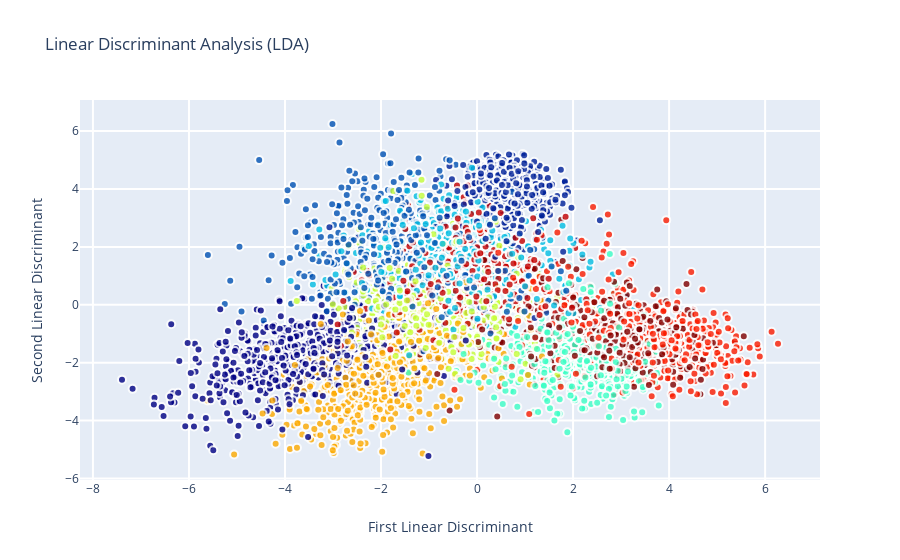

Notebook code for this chart:
### Markdown cell above
The syntax for the LDA implementation is very much akin to that of PCA whereby one calls the fit and transform methods which fits the LDA model with the data and then does a transformation by applying the LDA dimensionality reduction to it. However since LDA is a supervised learning algorithm , there is a second argument to the method that the user must provide and this would be the class labels, which in this case is the target labels of the digits.

#### Interactive visualisations of LDA representation¶

### Code cell
# Using the Plotly library again
traceLDA = go.Scatter(
    x = X_LDA_2D[:,0],
    y = X_LDA_2D[:,1],
#     name = Target,
#     hoveron = Target,
    mode = 'markers',
    text = Target,
    showlegend = True,
    marker = dict(
        size = 8,
        color = Target,
        colorscale ='Jet',
        showscale = False,
        line = dict(
            width = 2,
            color = 'rgb(255, 255, 255)'
        ),
        opacity = 0.8
    )
)
data = [traceLDA]

layout = go.Layout(
    title= 'Linear Discriminant Analysis (LDA)',
    hovermode= 'closest',
    xaxis= dict(
         title= 'First Linear Discriminant',
        ticklen= 5,
        zeroline= False,
        gridwidth= 2,
    ),
    yaxis=dict(
        title= 'Second Linear Discriminant',
        ticklen= 5,
        gridwidth= 2,
    ),
    showlegend= False
)

fig = dict(data=data, layout=layout)
py.iplot(fig, filename='styled-scatter')

### Figure 1 — Plotly figure (JSON) as saved in the notebook; plotly's stock layout.template omitted (floating-point values rounded to 4 significant figures; data arrays with more than 128 entries replaced by an {"elided": "..."} marker saying what was removed)
{"data": [{"marker": {"color": {"elided": "6000 int values"}, "colorscale": [[0, "rgb(0,0,131)"], [0.2, "rgb(0,60,170)"], [0.4, "rgb(5,255,255)"], [0.6, "rgb(255,255,0)"], [0.8, "rgb(250,0,0)"], [1, "rgb(128,0,0)"]], "line": {"color": "rgb(255, 255, 255)", "width": 2}, "opacity": 0.8, "showscale": false, "size": 8}, "mode": "markers", "showlegend": true, "text": {"elided": "6000 int values"}, "type": "scatter", "x": {"elided": "6000 float values"}, "y": {"elided": "6000 float values"}}], "layout": {"hovermode": "closest", "showlegend": false, "title": {"text": "Linear Discriminant Analysis (LDA)"}, "xaxis": {"gridwidth": 2, "ticklen": 5, "title": {"text": "First Linear Discriminant"}, "zeroline": false}, "yaxis": {"gridwidth": 2, "ticklen": 5, "title": {"text": "Second Linear Discriminant"}}}}
